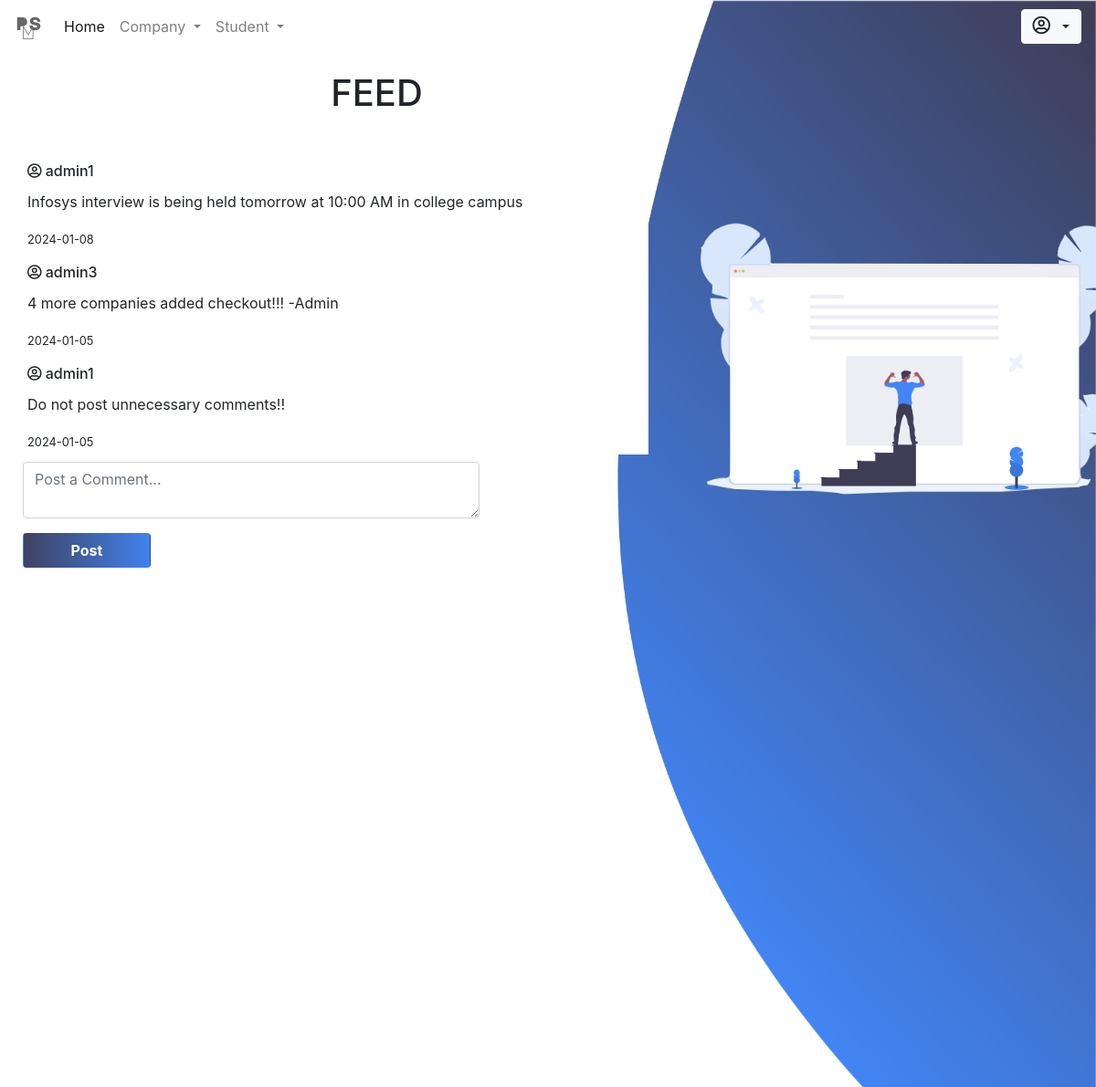
The app's page /admin/index.php with its own data.
### tables this page shows
CREATE TABLE IF NOT EXISTS `feed` (
  `id` int(255) NOT NULL AUTO_INCREMENT,
  `user` varchar(100) DEFAULT NULL,
  `message` text,
  `date` date DEFAULT NULL,
  `time` time NOT NULL,
  PRIMARY KEY (`id`)
);

### admin/index.php (the view, shortened to what this page needs)
<!DOCTYPE html>
<html lang="en">
<head>
    <link rel="stylesheet" type="text/css" href="css/addcomp.css">
    <?php include_once 'includes/head.php' ?>
</head>
<body>
    <div>
    	<img id="img2" src="../images/feedicon.png" width="550px" style="position: absolute; position: fixed; z-index: 1; margin-left: 60%; margin-top: 18vh;">
    </div>
    <img src="../images/feed.png" id="img1" style="position: fixed;">
    	<?php include_once 'includes/nav.php' ?>
    <div class="content" style="margin-top: 20px; margin-left: 10px;">
    	<h1 class="form-row justify-content-center" style="margin-left: 100px;">FEED</h1> <br>
    	<div class="pre-scrollable" style="width: 700px; height: 400px; scroll-behavior: auto;">
         <div style="max-height: 90vh;">
             <div class="card" style="border: none;">
          <div class="card-body">
            <?php
                $sql = "select * from feed order by date desc, time desc;";
                $res = mysqli_query($conn, $sql);
                $rescheck = mysqli_num_rows($res);
                if ($rescheck > 0) {
                    while ($row = mysqli_fetch_assoc($res)) {
                        ?>
                        <h6 class="card-title"><i class="far fa-user-circle"></i>&nbsp;<?php echo $row['user']; ?></h6>
                        <p class="card-text"><?php echo $row['message']; ?></p>
                        <p><small><?php echo $row['date']; ?></small></p>
                        <?php
                    }
                }
            ?>
          </div>
        </div>
        </div>
        </div>
    	<form action="php/feed.inc.php" method="POST" style="margin-left: 15px; margin-top: 8px;">
		 	<div class="form-group">
		 		<textarea class="form-control" style="width: 500px;" name="message" placeholder="Post a Comment..."></textarea>
		 	</div>
		 	<div class="form-group">
		 		<button type="submit" class="btn" name="post" style="color: white; width: 140px;
									font-weight: bold; background: linear-gradient(to left, #4181ED, #3F4261);">Post</button>
		 	</div>
		  </form>
    </div>
</body>
</html>

### admin/includes/head.php (shortened to what this page needs)
<link rel="stylesheet" href="includes/bootstrap/bootstrap.min.css">
<link rel="stylesheet" href="https://use.fontawesome.com/releases/v5.8.1/css/all.css">

### admin/includes/nav.php (shortened to what this page needs)
<nav class="navbar navbar-expand-lg navbar-light bg-transparent">
  <a class="navbar-brand" href="#"><img src="../images/logo.png" style="width: 30px; height: 30px;"></a>
  <div class="collapse navbar-collapse" id="navbarSupportedContent">
    <ul class="navbar-nav mr-auto">
      <li class="nav-item active" id="home">
        <a class="nav-link" href="index.php">Home <span class="sr-only">(current)</span></a>
      </li>
      <li class="nav-item dropdown">
        <a class="nav-link dropdown-toggle" href="#" id="navbarDropdown" role="button" data-toggle="dropdown" aria-haspopup="true" aria-expanded="false">
          Company
        </a>
      </li>
      <li class="nav-item dropdown">
        <a class="nav-link dropdown-toggle" href="#" id="navbarDropdown" role="button" data-toggle="dropdown" aria-haspopup="true" aria-expanded="false">
          Student
        </a>
      </li>
    </ul>
      <form class="form-inline my-2 my-lg-0">
          <li class="nav-item dropdown" style="list-style: none;">
          <button class="btn btn-light dropdown-toggle" href="#" id="navbarDropdown" role="button" data-toggle="dropdown" aria-haspopup="true" aria-expanded="false" style="outline: 0 none;">
            <i class="far fa-user-circle" style="font-size: 20px;"></i>&nbsp;<?php echo $_SESSION['username']; ?>
          </button>
        </li>
      </form>
  </div>
</nav>

### admin/css/addcomp.css (style rules this page uses)
#img1 { position: absolute; height: 100vh; width: 100%; position: fixed; }
#img1,.content { position: absolute; }
form { margin-left: 120px; }
button { background: #514DC0; }
#img2 { z-index: 0; }

### records on screen
feed: user "admin1", message "Infosys interview is being held tomorrow at 10:00 AM in college campus", date "2024-01-08"
feed: user "admin3", message "4 more companies added checkout!!! -Admin", date "2024-01-05"
feed: user "admin1", message "Do not post unnecessary comments!!", date "2024-01-05"
